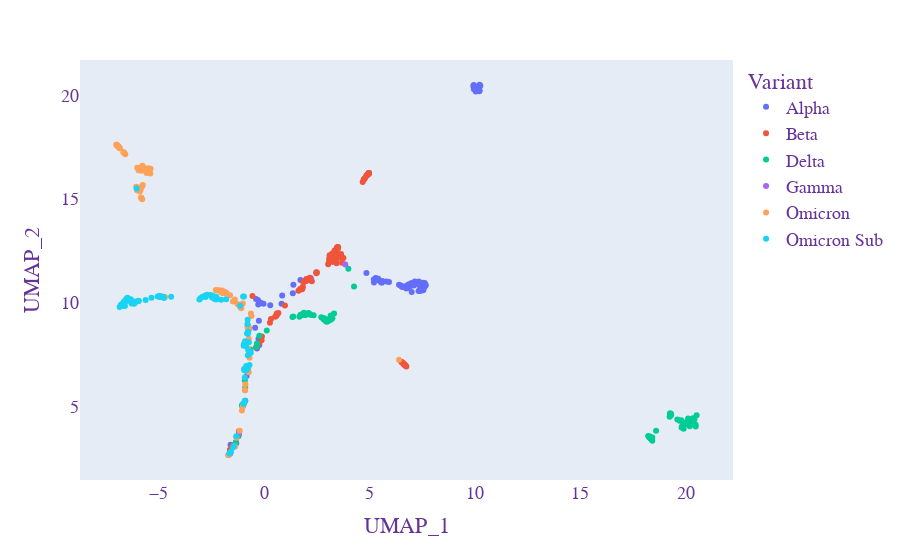
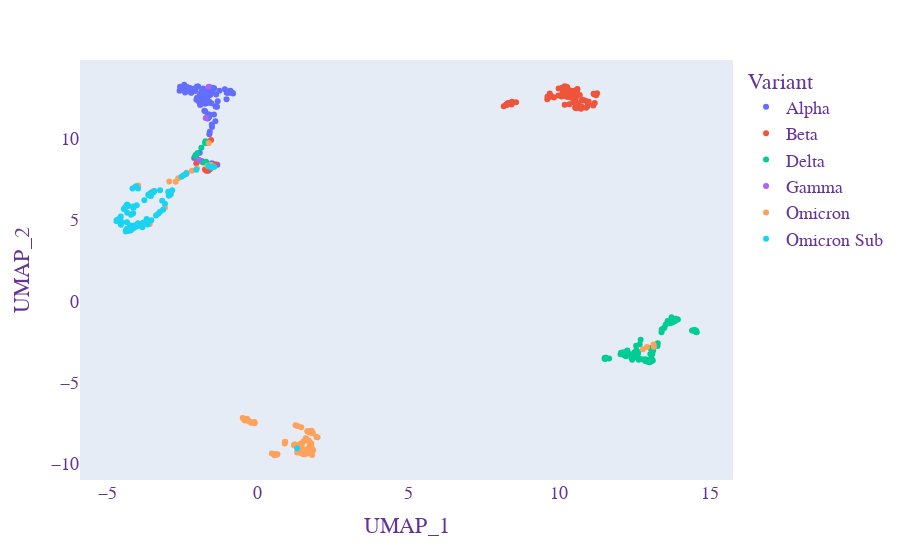
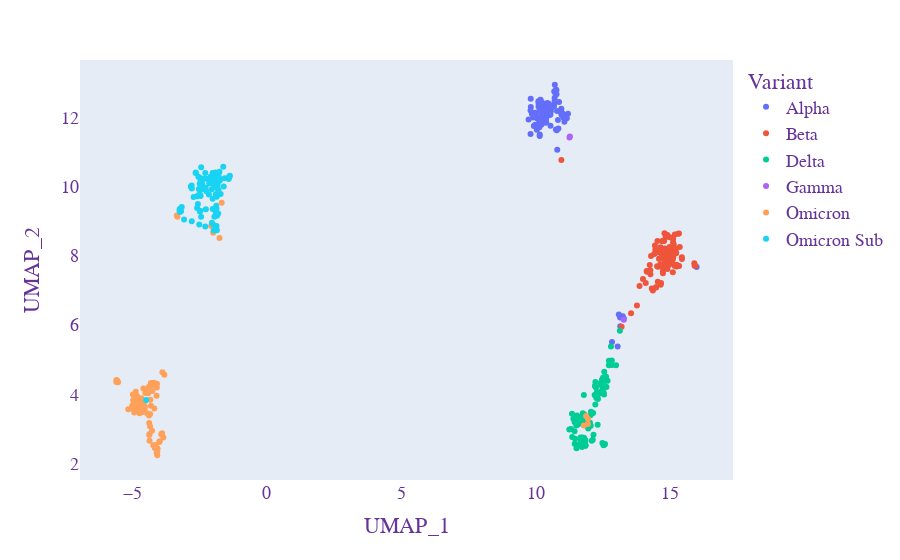

Write notebook code for charts like these, in order.
### Code cell
umap_fn(data3, 3)
umap_fn(data5, 5)
umap_fn(data7, 7)
